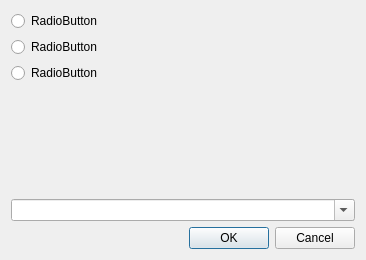
<?xml version="1.0" encoding="UTF-8"?>
<ui version="4.0">
 <class>CheckoutDialog</class>
 <widget class="QDialog" name="CheckoutDialog">
  <property name="geometry">
   <rect>
    <x>0</x>
    <y>0</y>
    <width>366</width>
    <height>260</height>
   </rect>
  </property>
  <property name="windowTitle">
   <string>Checkout</string>
  </property>
  <layout class="QVBoxLayout" name="verticalLayout">
   <item>
    <widget class="QRadioButton" name="radioButton_head_detached">
     <property name="text">
      <string>RadioButton</string>
     </property>
    </widget>
   </item>
   <item>
    <widget class="QRadioButton" name="radioButton_existing_local_branch">
     <property name="text">
      <string>RadioButton</string>
     </property>
    </widget>
   </item>
   <item>
    <widget class="QRadioButton" name="radioButton_create_local_branch">
     <property name="text">
      <string>RadioButton</string>
     </property>
    </widget>
   </item>
   <item>
    <spacer name="verticalSpacer">
     <property name="orientation">
      <enum>Qt::Vertical</enum>
     </property>
     <property name="sizeHint" stdset="0">
      <size>
       <width>20</width>
       <height>40</height>
      </size>
     </property>
    </spacer>
   </item>
   <item>
    <widget class="QComboBox" name="comboBox_branch_name">
     <property name="editable">
      <bool>true</bool>
     </property>
    </widget>
   </item>
   <item>
    <layout class="QHBoxLayout" name="horizontalLayout">
     <item>
      <spacer name="horizontalSpacer">
       <property name="orientation">
        <enum>Qt::Horizontal</enum>
       </property>
       <property name="sizeHint" stdset="0">
        <size>
         <width>40</width>
         <height>20</height>
        </size>
       </property>
      </spacer>
     </item>
     <item>
      <widget class="QPushButton" name="pushButton">
       <property name="text">
        <string>OK</string>
       </property>
      </widget>
     </item>
     <item>
      <widget class="QPushButton" name="pushButton_2">
       <property name="text">
        <string>Cancel</string>
       </property>
      </widget>
     </item>
    </layout>
   </item>
  </layout>
 </widget>
 <tabstops>
  <tabstop>radioButton_head_detached</tabstop>
  <tabstop>radioButton_existing_local_branch</tabstop>
  <tabstop>radioButton_create_local_branch</tabstop>
  <tabstop>comboBox_branch_name</tabstop>
  <tabstop>pushButton</tabstop>
  <tabstop>pushButton_2</tabstop>
 </tabstops>
 <resources/>
 <connections>
  <connection>
   <sender>pushButton</sender>
   <signal>clicked()</signal>
   <receiver>CheckoutDialog</receiver>
   <slot>accept()</slot>
   <hints>
    <hint type="sourcelabel">
     <x>162</x>
     <y>165</y>
    </hint>
    <hint type="destinationlabel">
     <x>134</x>
     <y>160</y>
    </hint>
   </hints>
  </connection>
  <connection>
   <sender>pushButton_2</sender>
   <signal>clicked()</signal>
   <receiver>CheckoutDialog</receiver>
   <slot>reject()</slot>
   <hints>
    <hint type="sourcelabel">
     <x>271</x>
     <y>171</y>
    </hint>
    <hint type="destinationlabel">
     <x>243</x>
     <y>177</y>
    </hint>
   </hints>
  </connection>
 </connections>
</ui>
